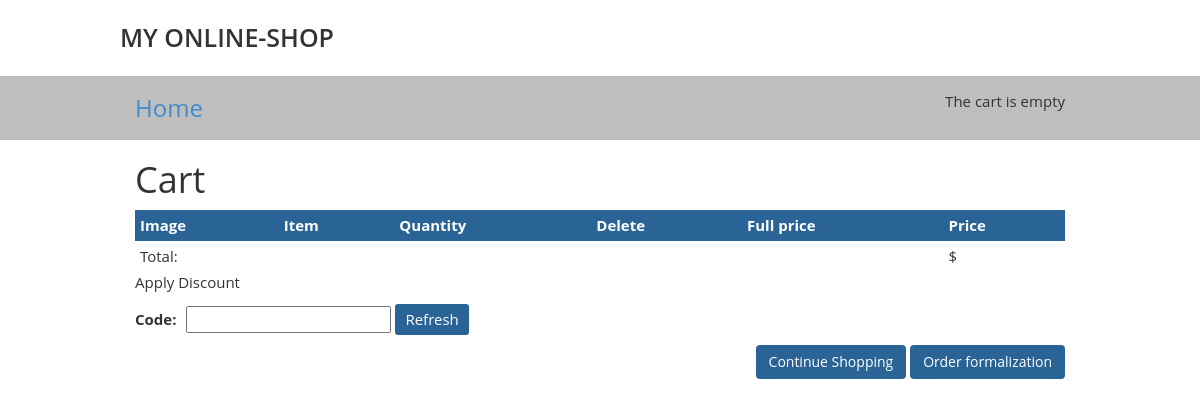
The page /cart/ (signed in) on the database as committed earlier.
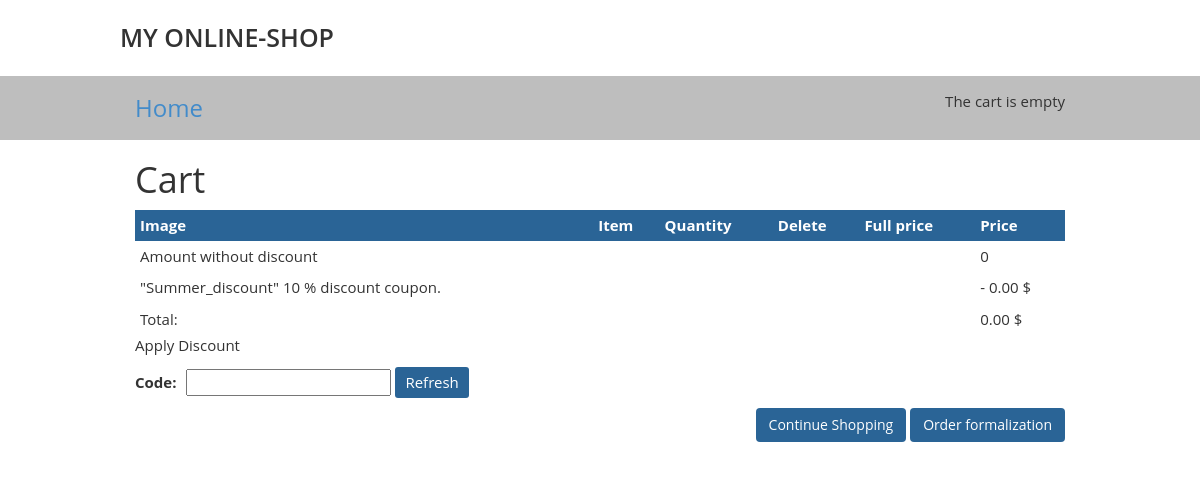
The same page on the database as committed later.
### cupons/models.py (models this page shows, shortened)
class Cupon(models.Model):
    code = models.CharField(max_length=50, unique=True)
    valid_from = models.DateTimeField()
    valid_to = models.DateTimeField()
    discount = models.IntegerField(validators=[MinValueValidator(0), MaxValueValidator(100)])
    active = models.BooleanField()

### cart/views.py (the view)
# urls.py: path('', views.CartDetail, name='CartDetail'),
def CartDetail(request):
    cart = Cart(request)
    for item in cart:
        item['update_quantity_form'] = CartAddProductForm(
                                        initial={
                                            'quantity': item['quantity'],
                                            'update': True
                                        })
    cupon_apply_form = CuponApplyForm()
    return render(request, 'cart/detail.html',
                  {'cart': cart, 'cupon_apply_form': cupon_apply_form})

### cupons/forms.py
class CuponApplyForm(forms.Form):
    code = forms.CharField()

### cart/cart.py (called while the page is built)
    def __iter__(self):
        product_ids = self.cart.keys()
        products = Product.objects.filter(id__in=product_ids)
        for product in products:
            self.cart[str(product.id)]['product'] = product
        for item in self.cart.values():
            item['price'] = Decimal(item['price'])
            item['total_price'] = item['price'] * item['quantity']
            yield item

    def __len__(self):
        return sum(item['quantity'] for item in self.cart.values())

    def get_total_price(self):
        return sum(Decimal(item['price']) * item['quantity'] for item in self.cart.values())

    @property
    def cupon(self):
        if self.cupon_id:
            return Cupon.objects.get(id=self.cupon_id)
        return None

    def get_discount(self):
        if self.cupon:
            return (self.cupon.discount / Decimal('100')) * self.get_total_price()
        return Decimal('0')

    def get_total_price_after_discount(self):
        return self.get_total_price() - self.get_discount()

### cart/context_processors.py (called while the page is built)
def cart(request):
    return {'cart': Cart(request)}

### cart/templates/cart/detail.html (shortened to what this page needs)
{% extends 'shop/base.html' %}
{% block content %}
    <h1>Cart</h1>
    <table class="cart">
        <thead>
            <tr>
                <th>Image</th>
                <th>Item</th>
                <th>Quantity</th>
                <th>Delete</th>
                <th>Full price</th>
                <th>Price</th>
            </tr>
        </thead>
        <tbody>
                {% if cart.cupon  %}
                    <tr class="subtotal">
                        <td>Amount without discount</td>
                        <td colspan="4"></td>
                        <td>{{ cart.get_total_price }}</td>
                    </tr>
                    <tr>
                        <td>
                            "{{ cart.cupon.code }}" {{ cart.cupon.discount }} % discount coupon.
                        </td>
                        <td colspan="4"></td>
                        <td class="num discount">- {{ cart.get_discount|floatformat:"2" }} $</td>
                    </tr>
                {% endif %}
                <tr class="total">
                    <td>Total:</td>
                    <td colspan="4"></td>
                    <td class="num">{{ cart.get_total_price_after_discount|floatformat:"2" }} $</td>
                </tr>
        </tbody>
    </table>
    <p>Apply Discount</p>
    <form action="{% url 'cupon:apply' %}" method='post' class='add'>
        {{ cupon_apply_form }}
        <input type="submit" value="Refresh">
    </form>
    <p class="text-right">
        <a href="{% url 'shop:ProductList' %}" class="btn">Continue Shopping</a>
        <a href="{% url 'orders:OrderCreate' %}" class="btn">Order formalization</a>
    </p>
{% endblock %}

Rows that differ between the two databases and show on the page:
added Cupon: cupon.code "Summer_discount", cupon.discount "10", get_discount "0.00", get_total_price_after_discount "0.00"
Other text that changed with them:
{{ cart.get_total_price }}: (not shown) → "0"
text now shown: "Amount without discount \" \" % discount coupon. - $"
